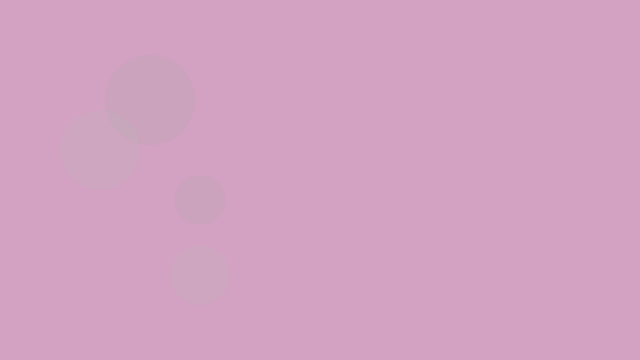
Frame 1 (no input)
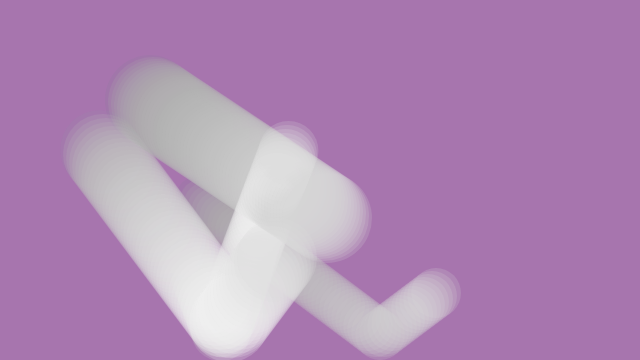
Frame 60 (no input)
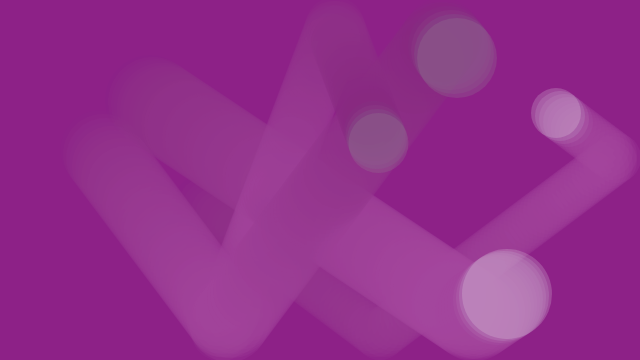
Frame 120 (the mouse pressed at the canvas centre since frame 60)

The p5.js sketch that drew these frames (run headless with seeded random() and noise() and a simulated clock; from frame 60 on, the mouse is pressed at the canvas centre):

// p5.js sketch
// ── sketch.js
// GRAY EMBRACES pulsing v4
// https://editor.p5js.org/novo/sketches/DX7akzZlE
// https://editor.p5js.org/novo/sketches/liDTQjfB5
// https://editor.p5js.org/novo/sketches/Vy_F3uq51
// https://editor.p5js.org/benjamin.bergery/sketches/hvqY4BD5Z

//////////// 4 object literals
let bb = {
  x: 200,
  y: 200,
  xspeed: 4,
  yspeed: 3,
  radius: 25,
};

let bb1 = {
  x: 200,
  y: 275,
  xspeed: 3 / 2,
  yspeed: 4,
  radius: 30,
};

let bb2 = {
  x: 100,
  y: 150,
  xspeed: 3,
  yspeed: 4,
  radius: 40,
};

let bb3 = {
  x: 150,
  y: 100,
  xspeed: 3,
  yspeed: 2,
  radius: 45,
};

let bcounter = 0;

////////////////////////////

function setup() {
  createCanvas(1920 / 3, 1080 / 3);
  background(222);
  noStroke();
  // frameRate(20);
}

//////////////////////////////////////////
function draw() {
  
  // modulo operator -> returns the remainder of
  // dividing a number by another number
  // 10 % 3 = 1

  secondsPassed = round((millis() / 1000),1);
  // using round() with 1 decimal to make modulo work

  if (secondsPassed % 2 == 0) {
    bcounter +=1
    background(random(0,255),0,122,70);
  }
 
  let yToGray = map(bb.y, height, 0, 128, 255);
  // make first circle height set 128-255 gray values

  xToGray = map(bb.x, 0, width, 128, 255);
  yToGray = map(bb2.y, 0, height, 128, 255);

  colorArm(bb, xToGray);
  drawArm(bb);
  moveIt(bb);
  cornerBounce(bb);

  colorArm(bb1, yToGray);
  drawArm(bb1);
  moveIt(bb1);
  cornerBounce(bb1);

  colorArm(bb2, yToGray);
  drawArm(bb2);
  moveIt(bb2);
  cornerBounce(bb2);

  colorArm(bb3, xToGray);
  drawArm(bb3);
  moveIt(bb3);
  cornerBounce(bb3);
}

/** functions with object var parameter **/

function colorArm(bobject, grayVal) {
  fill(grayVal, grayVal, grayVal, 50);
  // define reddish gray value of all arms
}

function drawArm(bobject) {
  circle(bobject.x, bobject.y, bobject.radius * 2);
}

function moveIt(arm) {
  // moves the arm in x,y
  arm.x = arm.x + arm.xspeed;
  arm.y = arm.y + arm.yspeed;
}

function cornerBounce(arm) {
  // inverts x and y speed at corners
  if (arm.x >= width - arm.radius || arm.x <= arm.radius) {
    arm.xspeed = -arm.xspeed;
  }
  if (arm.y >= height - arm.radius || arm.y - arm.radius <= 0) {
    arm.yspeed = -arm.yspeed;
  }
}

//NOTES

// https://editor.p5js.org/benjamin.bergery/sketches/nXoIPpoYn

//map(value, start1, stop1, start2, stop2 )
//incoming value converted using map
// here to make canvas height
//correspond to gray mid-tones to whites

// re-using function with object var parameters simplifies code

  //  console.log('millis ='+ millis(),'seconds modulo ='+secondsPassed % 3, bcounter);


// based on GRAY LAVA LAMP
// https://editor.p5js.org/benjamin.bergery/sketches/hvqY4BD5Z
